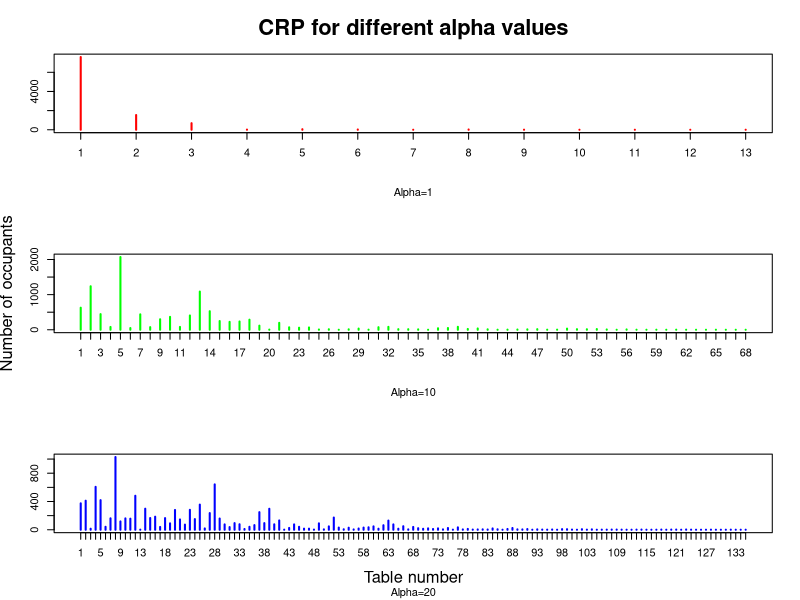

Reproduce this figure in R.
crp = function(num.customers, alpha) {
  table <- c(1)
  next.table <- 2
  for (i in 1:(num.customers-1)) {
    if (runif(1,0,1) < alpha / (alpha + i)) {
      # Add a new ball color.
      table <- c(table, next.table)
      next.table <- next.table+1
    } else {
      # Pick out a ball from the urn, and add back a
      # ball of the same color.
      select.table <- table[sample(1:length(table), 1)]
      table <- c(table, select.table)
    }
  }
  table
}


png("crp.png", width = 1000, height=600)
par(mfrow=c(3,1))
plot(
  table(crp(10000, 1))
 , sub="Alpha=1", ylab='', main='CRP for different alpha values', cex.main=2,
 cex.lab=1.5, col="red"
)
plot(
  table(crp(10000, 10))
  , ylab="Number of occupants", sub="Alpha=10", cex.lab=1.5, col="green"
)
plot(
  table(crp(10000, 20))
  ,xlab="Table number", sub="Alpha=20", ylab='', cex.lab=1.5, col="blue"
)
dev.off()
